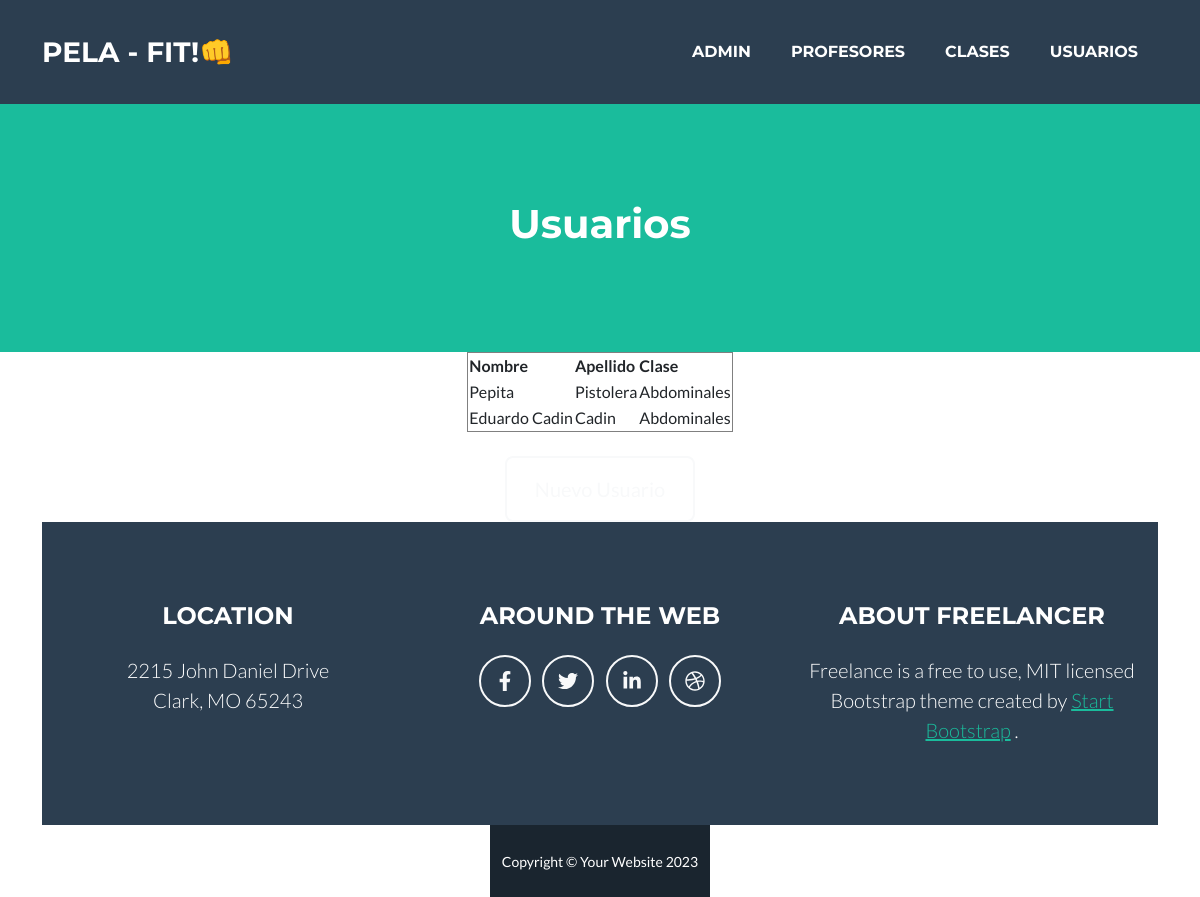
The app's page /usuario/list, older data.
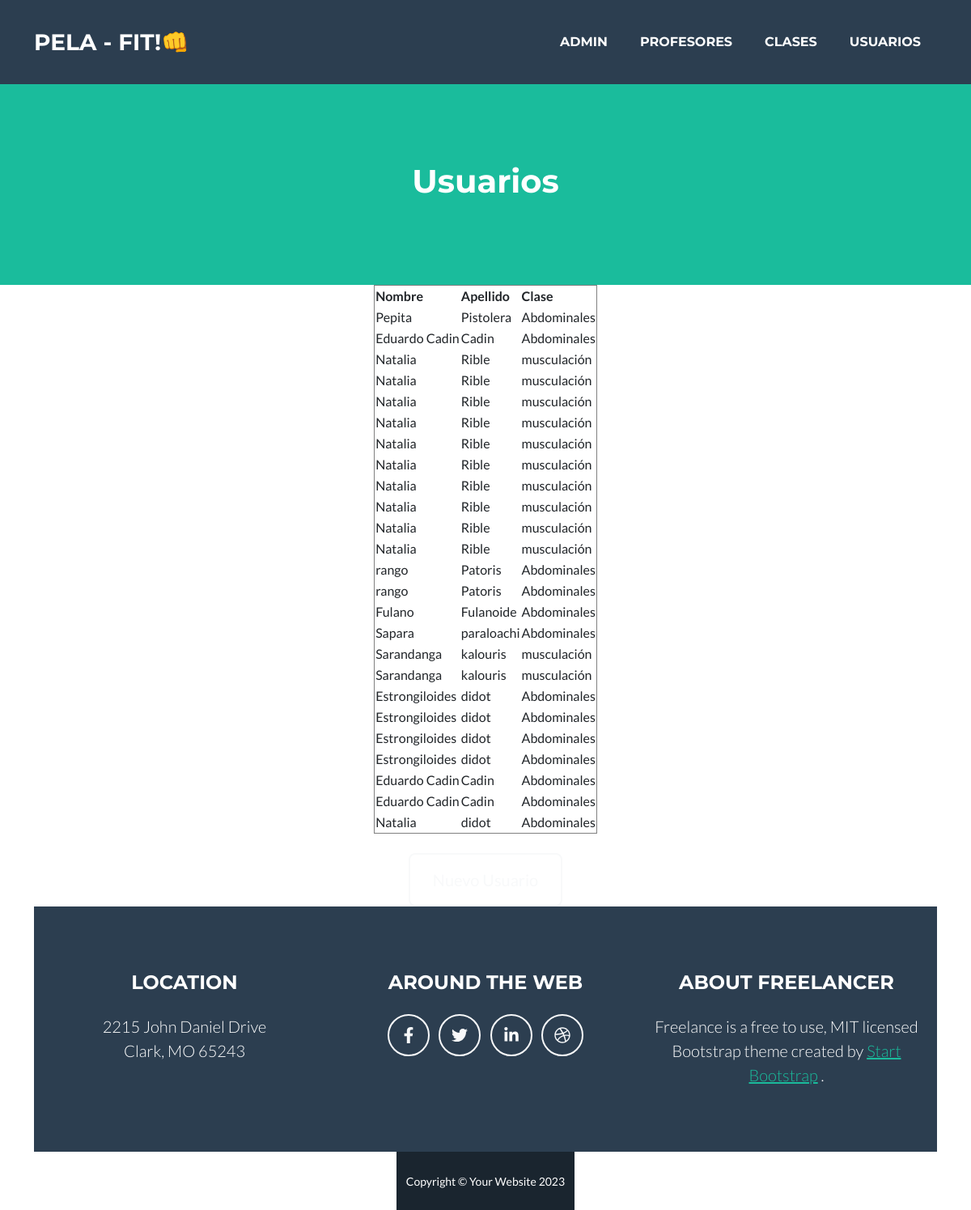
The same page, newer data.
### cliente/models.py (models this page shows, shortened)
class Persona(models.Model):
    nombre = models.CharField(max_length = 100)
    apellido = models.CharField(max_length = 100)

class Usuario(Persona):
    clase_id = models.ForeignKey(Clase, null = True, blank = True, on_delete = models.SET_NULL, verbose_name = "Clase")
    class Meta:
        verbose_name_plural ="Usuarios"

class Persona(models.Model):
    nombre = models.CharField(max_length = 100)
    apellido = models.CharField(max_length = 100)

class Clase(models.Model):
    nombre = models.CharField(max_length =100)
    duracion = models.CharField(max_length= 3)
    def __str__(self):
        return self.nombre
    class Meta:
        verbose_name_plural ="Clases"

### cliente/views.py (the view)
# urls.py: path("usuario/list", views.usuario_list, name = "usuario_list" ),
def usuario_list(request):
    usuarios = Usuario.objects.all()
    context = {"usuarios": usuarios}
    return render(request, "cliente/usuario_list.html", context )

### cliente/templates/cliente/usuario_list.html (shortened to what this page needs)
{% extends 'core/base.html' %}
{% block content %}
<header class="masthead bg-primary text-white text-center">
    <div class="container d-flex align-items-center flex-column">
    <h1>Usuarios</h1>
</header class="masterhead bg-primary text- black text-center">
<div class="container d-flex align-items-center flex-column">
   <header> <table border="1">
        <thead>
            <th>Nombre</th>
            <th>Apellido</th>
            <th>Clase</th>
        </thead>
        <tbody>
            {% for usuario in usuarios %}
            <tr>
                <td>{{ usuario.nombre }}</td>
                <td>{{ usuario.apellido }}</td>
                <td>{{ usuario.clase_id }} </td>
            </tr>
        {% endfor %}
        </tbody>
</table>
<div class="text-center mt-4">
    <a class="btn btn-xl btn-outline-light"  href=" {% url 'cliente:usuario_create' %}">Nuevo Usuario</a>
</div>
</header>
{% endblock content %}

### core/templates/core/base.html (shortened to what this page needs)
{% load static %}
<!DOCTYPE html>
<html lang="es">
    <head>
        <link href="{% static 'core/css/styles.css' %}" rel="stylesheet" />
    </head>
    <body id="page-top">
       {% include 'core/navbar.html' %}
        {% block content %}
        {% endblock content %}
        <footer class="footer text-center">
            <div class="container">
                <div class="row">
                    <div class="col-lg-4 mb-5 mb-lg-0">
                        <h4 class="text-uppercase mb-4">Location</h4>
                        <p class="lead mb-0">
                            2215 John Daniel Drive
                            <br />
                            Clark, MO 65243
                        </p>
                    </div>
                    <div class="col-lg-4 mb-5 mb-lg-0">
                        <h4 class="text-uppercase mb-4">Around the Web</h4>
                        <a class="btn btn-outline-light btn-social mx-1" href="#!"><i class="fab fa-fw fa-facebook-f"></i></a>
                        <a class="btn btn-outline-light btn-social mx-1" href="#!"><i class="fab fa-fw fa-twitter"></i></a>
                        <a class="btn btn-outline-light btn-social mx-1" href="#!"><i class="fab fa-fw fa-linkedin-in"></i></a>
                        <a class="btn btn-outline-light btn-social mx-1" href="#!"><i class="fab fa-fw fa-dribbble"></i></a>
                    </div>
                    <div class="col-lg-4">
                        <h4 class="text-uppercase mb-4">About Freelancer</h4>
                        <p class="lead mb-0">
                            Freelance is a free to use, MIT licensed Bootstrap theme created by
                            <a href="http://startbootstrap.com">Start Bootstrap</a>
                            .
                        </p>
                    </div>
                </div>
            </div>
        </footer>
        <div class="copyright py-4 text-center text-white">
            <div class="container"><small>Copyright &copy; Your Website 2023</small></div>
        </div>

### core/templates/core/navbar.html (shortened to what this page needs)
 {% load static %}
 <nav class="navbar navbar-expand-lg bg-secondary text-uppercase fixed-top" id="mainNav">
    <div class="container">
        <a class="navbar-brand" href="{% url 'core:index' %}">Pela - Fit!👊 </a>
        <div class="collapse navbar-collapse" id="navbarResponsive">
            <ul class="navbar-nav ms-auto">
                <li class="nav-item mx-0 mx-lg-1"><a class="nav-link py-3 px-0 px-lg-3 rounded" href="{% url 'admin:index' %}">Admin</a></li>
                <li class="nav-item mx-0 mx-lg-1"><a class="nav-link py-3 px-0 px-lg-3 rounded" href="{% url 'cliente:profesor_list' %}">Profesores</a></li>
                <li class="nav-item mx-0 mx-lg-1"><a class="nav-link py-3 px-0 px-lg-3 rounded" href="{% url 'cliente:clase_list' %}">Clases</a></li>
                <li class="nav-item mx-0 mx-lg-1"><a class="nav-link py-3 px-0 px-lg-3 rounded" href="{% url 'cliente:usuario_list' %}">Usuarios</a></li>
            </ul>
        </div>
    </div>
</nav>

Row changes from the older to the newer data that the page shows:
added Usuario: nombre "Natalia", apellido "Rible", clase_id "musculación"
added Usuario: nombre "Natalia", apellido "Rible", clase_id "musculación"
added Usuario: nombre "Natalia", apellido "Rible", clase_id "musculación"
added Usuario: nombre "Natalia", apellido "Rible", clase_id "musculación"
added Usuario: nombre "Natalia", apellido "Rible", clase_id "musculación"
added Usuario: nombre "Natalia", apellido "Rible", clase_id "musculación"
added Usuario: nombre "Natalia", apellido "Rible", clase_id "musculación"
added Usuario: nombre "Natalia", apellido "Rible", clase_id "musculación"
added Usuario: nombre "Natalia", apellido "Rible", clase_id "musculación"
added Usuario: nombre "Natalia", apellido "Rible", clase_id "musculación"
added Usuario: nombre "rango", apellido "Patoris", clase_id "Abdominales"
added Usuario: nombre "rango", apellido "Patoris", clase_id "Abdominales"
added Usuario: nombre "Fulano", apellido "Fulanoide", clase_id "Abdominales"
added Usuario: nombre "Sapara", apellido "paraloachi", clase_id "Abdominales"
added Usuario: nombre "Sarandanga", apellido "kalouris", clase_id "musculación"
added Usuario: nombre "Sarandanga", apellido "kalouris", clase_id "musculación"
added Usuario: nombre "Estrongiloides", apellido "didot", clase_id "Abdominales"
added Usuario: nombre "Estrongiloides", apellido "didot", clase_id "Abdominales"
added Usuario: nombre "Estrongiloides", apellido "didot", clase_id "Abdominales"
added Usuario: nombre "Estrongiloides", apellido "didot", clase_id "Abdominales"
added Usuario: nombre "Eduardo Cadin", apellido "Cadin", clase_id "Abdominales"
added Usuario: nombre "Eduardo Cadin", apellido "Cadin", clase_id "Abdominales"
added Usuario: nombre "Natalia", apellido "didot", clase_id "Abdominales"
